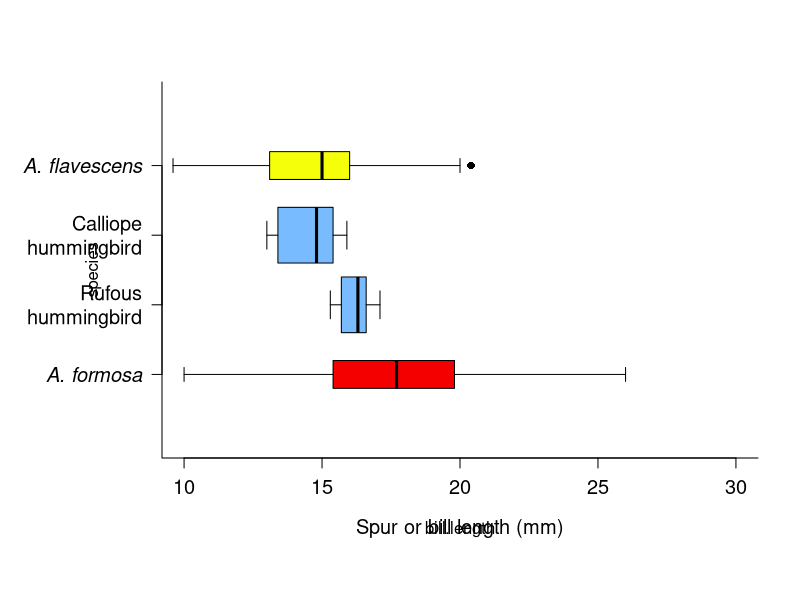

Generate this figure with R:
# ===== Comments =====
# This script plots a comparison of hummingbird bill lengths to Aquilegia spur lengths

# ===== Read Data =====

# Aquilegia data
a <- read.csv("herbarium/data/herbarium-data.csv", stringsAsFactors = FALSE)

fo <- which(a$species.label == "formosa")
fl <- which(a$species.label == "flavescens")

# hummingbird data
h <- read.csv("herbarium/data/hummingbird-bills.csv", stringsAsFactors = FALSE)

an <- which(h$species == "anna's")
ru <- which(h$species == "rufous")
ca <- which(h$species == "calliope")


# ===== Make Plot =====

dev.off()
par(oma = c(2,4,0,0), bty = "l")
h <- h[-an, ]

with(h, boxplot(bill.length ~ species, 
                horizontal = TRUE, pch = 16, xlim = c(0,5), at = c(3,2), 
                cex.axis = 1.2, ylim = c(10,30), yaxt = "n", lty = 1,
                col = rgb(30/255,144/255,1,.6)))

boxplot(a$spur.length[fo]*10, at = 1, add = TRUE, 
       horizontal = T, col = "#F50000", pch = 16, lty = 1, axes=F)

boxplot(a$spur.length[fl]*10, horizontal=TRUE, at = 4,
        col = "#F5FF0A", pch = 16, add = TRUE, lty=1, axes = F )

# garnishments
axis(2, at = c(2,3), labels = c( "Rufous\nhummingbird", "Calliope\nhummingbird"), 
     cex.axis = 1.2, las = 2, cex.lab = 1.1)

axis(2, at = c(1,4), labels = c("A. formosa", "A. flavescens"), 
     cex.axis = 1.2, font = 3, las = 2, cex.lab = 1.1)

mtext(side = 1, text = "Spur or bill length (mm)", line = 3, cex = 1.2 )

# ===== Stop